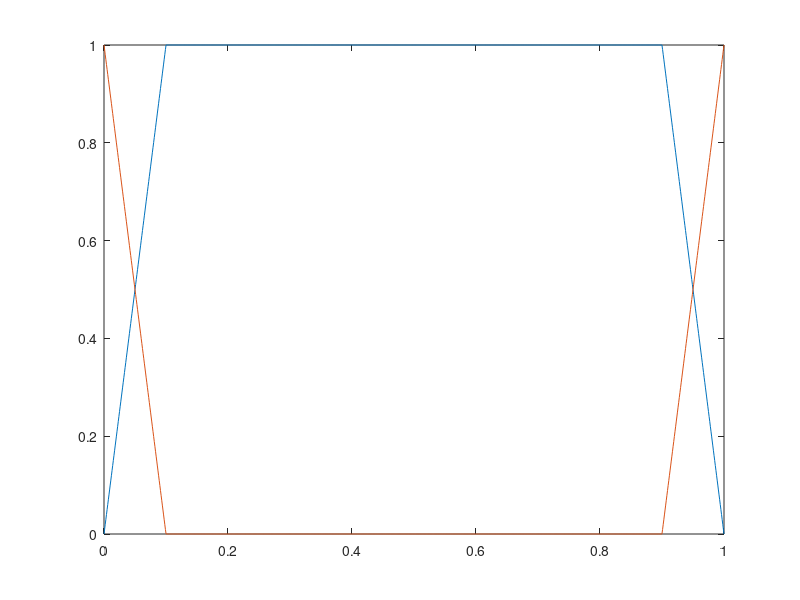

MATLAB code to generate this figure: (Note: this script raises an error after producing the figure.)
close all; clear; clc;

%%%%%%%%%%%%%%%%%%%%%%%%%%%%%%%%%%%%%%%%%%%%%%%%%%%%%%%%%%%%%
%%%%%%%%%%%%%%%%%%%%%% Arm Parameters %%%%%%%%%%%%%%%%%%%%%%%

a.m = 10;    % Mass [kg]
a.g = 9.81; % Acceleration of gravity [m/s^2]
global f_comp
f_comp = 3*a.g; % Gravity compensation force mass [N]
a.pr_d = 0.5; % Desired relative position [m]

%%%%%%%%%%%%%%%%%%%%%%%%%%%%%%%%%%%%%%%%%%%%%%%%%%%%%%%%%%%%%
%%%%%%%%%%%%%%%%%%%% Environmental Model %%%%%%%%%%%%%%%%%%%%

alpha = 0.4; % wave amplitdue [m]
hdeck = 1;   % inertial reference deck hight [m] (arbitrary)

% Wave frequency
Tmax = 7.5;    % Maximum period [s]
k = 1;
T = Tmax / k;  % Period of deck disturbance [s]
beta = 2*pi/T; % wave frequency [rad/s]

% Inertial Position, Velocity, and Acceleration of Deck

% Sine Wave
% a.d = @(t) alpha*sin(beta*t) + hdeck;      % [m]
% a.d_dot = @(t) beta*alpha*cos(beta*t);    % [m/s]
% a.d_ddot = @(t) -beta^2*alpha*sin(beta*t); % [m*s^-2]
 
% Cosine Wave
a.d = @(t) alpha*cos(beta*t) + hdeck;      % [m]
a.d_dot = @(t) -beta*alpha*sin(beta*t);    % [m/s]
a.d_ddot = @(t) -beta^2*alpha*cos(beta*t); % [m*s^-2]

% Square Wave
% N = 3; % Number of terms in the Fourier series
% coefficients = 1:2:(2*N - 1); % Odd harmonics: 1, 3, 5, ..., (2*N-1)
% beta2 = 2*pi/15;
% a.sw = @(t) alpha*((4/pi) * ...
%     sum(arrayfun(@(n) sin(n*beta2*t)/n, coefficients))) + hdeck; % [m]
% a.d = @(t) arrayfun(a.sw, t);
% a.sw_dot = @(t) alpha*((4/pi) * ...
%     sum(arrayfun(@(n) beta2*cos(n*beta2*t), coefficients)));    % [m/s]
% a.d_dot = @(t) arrayfun(a.sw_dot, t);
% a.sw_ddot = @(t) alpha*((4/pi) * ...
%     sum(arrayfun(@(n) -n*beta2^2*sin(n*beta2*t), coefficients))); % [m*s^-2]
% a.d_ddot = @(t) arrayfun(a.sw_ddot, t);

% Stacked sine wave
% a.d = @(t) alpha*(1.5*sin(beta*t/6) + 0.75*sin(beta*t)) + hdeck; % [m]
% a.d_dot = @(t) alpha*(0.25*beta*cos(beta*t/6) ...
%                                     + 0.75*beta*cos(beta*t)); % [m/s]
% a.d_ddot = @(t) -alpha*(0.0417*beta^2*sin(beta*t/6) ...
%                                     + 0.75*beta^2*sin(beta*t)); % [m*s^-2]

%%%%%%%%%%%%%%%%%%%%%%%%%%%%%%%%%%%%%%%%%%%%%%%%%%%%%%%%%%%%%
%%%%%%%%%%%%%%%%%%%%%%% Control Gains %%%%%%%%%%%%%%%%%%%%%%%

% Minimum Required Control Constants:
%   a.ka = 2800; a.kv = ?; a.ks = ?;
%   a.kp = 300; a.kd = 50; a.ki = 100;

% Inertial Stabilization Control
a.ka = 700;  % Acceleration Control [kg]
a.kv = 5000;  % Velocity Control [kg/s]
a.ks = 0;  % Position Control [kg*s^-2] 

% Relative Position Control
a.kp = 3000;  % Proportional [kg*s^-2]
a.kd = 500;  % Derivative [kg/s]    
a.ki = 200;  % Integral [kg*s^-3] 

% Progressively Increase inertial stability gains to full gains so initial
% large values of velocity and acceleration do not cause large control
% forces
s0 = 0;  % Inital proportion of gain values to apply
gain_rate = 0.8; % Rate at which gains are increased
% a.int_scale_i = @(t) s0 + (1 - s0) * (1 - exp(-gain_rate*t));
% a.int_scale_k = @(t) exp(-gain_rate*t);
a.int_scale_i = @(t) 1;
a.int_scale_k = @(t) 0;

%%%%%%%%%%%%%%%%%%%%%%%%%%%%%%%%%%%%%%%%%%%%%%%%%%%%%%%%%%%%%
%%%%%%%%%%%%%%%%%%%% Control Gain Mixing %%%%%%%%%%%%%%%%%%%%

% If |pr-pr_d| <= r_g, apply full inertial stability control
a.r_g = 0.4; % [m]

% If |pr-pr_d| <= r_k, apply "h_k" proportion of relative position control
a.r_k = 0.4; % [m]
a.h_k = 0.0; % Proportion of applied relative position control

% Proportion of applied inertial stabilitycontrol
n = 1; % Polynomial order
a.I = @(x) ...
    ((-1/(1-(a.pr_d+a.r_g))^n) * ...
        (sign(x-a.pr_d).*(x-(a.pr_d+sign(x-a.pr_d)*a.r_g))).^n + 1) .* ...
            (abs(x-a.pr_d)> a.r_g) ...
    + 1 * (abs(x-a.pr_d) <= a.r_g);

% Proportion of applied relative position control
n = 1; % Polynomial order
a.K = @(x) ...
    (-((a.h_k-1)/(1-(a.pr_d+a.r_k))^n) * ...
        (sign(x-a.pr_d).*(x-(a.pr_d+sign(x-a.pr_d)*a.r_k))).^n + a.h_k) .*...
            (abs(x-a.pr_d)> a.r_k) ...
    + a.h_k * (abs(x-a.pr_d) <= a.r_k);

%%%               Gain Mixing Visualization               %%%

pr = linspace(0,1,1000); % relative position test values
inert_gain = a.I(pr); % Proportion of inertial control gain
rel_gain = a.K(pr); % Proportion of relative position control gain

figure;
plot(pr,inert_gain)
hold on
plot(pr, rel_gain)
xline(a.pr_d,'--','Label','$p_{rd}$','Interpreter','latex','FontSize',15,...
    'LabelOrientation','horizontal','LabelVerticalAlignment','middle')
title('Inertial and Relative Positional Control Mixing')
xlabel('Relative Position (m)')
ylabel('Gain Proportion')
xlim([-0.1 1.1])
ylim([-0.1 1.1])
legend('Inertial','Relative')
grid on

%%%%%%%%%%%%%%%%%%%%%%%%%%%%%%%%%%%%%%%%%%%%%%%%%%%%%%%%%%%%%
%%%%%%%%%%%%%%%%%% Performance Parameters %%%%%%%%%%%%%%%%%%%

% Maximum acceleration metric
p_ddot_max = 0.005*beta^2;

% Settling time
t_s = 2;

%%%%%%%%%%%%%%%%%%%%%%%%%%%%%%%%%%%%%%%%%%%%%%%%%%%%%%%%%%%%%
%%%%%%%%%%%%%%%%%%%%%%%%%%%%%%%%%%%%%%%%%%%%%%%%%%%%%%%%%%%%%
